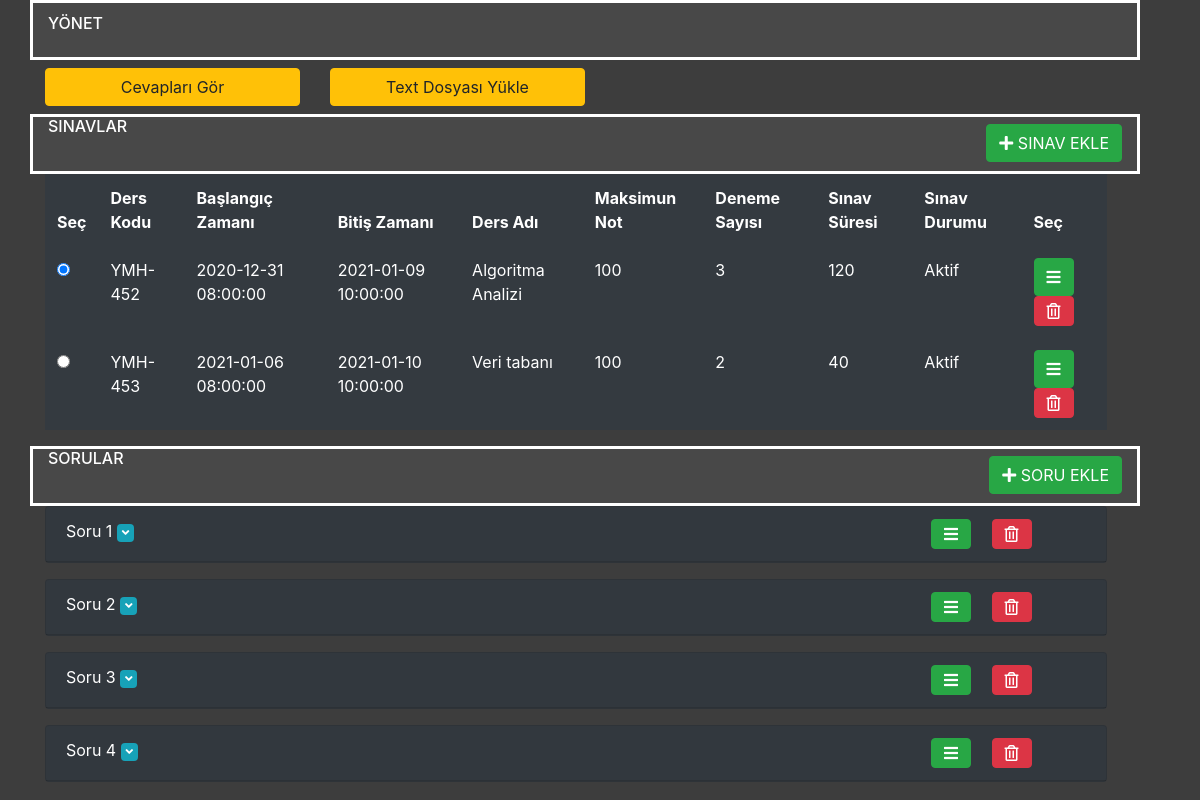
The app's page /teacher/index.php?radioValue=YMH-452 with its own data.
### tables this page shows
CREATE TABLE `examTable` (
  `examId` varchar(10) NOT NULL,
  `startTime` datetime NOT NULL,
  `endTime` datetime NOT NULL,
  `examName` text NOT NULL,
  `maxMark` smallint NOT NULL,
  `maxEntry` smallint NOT NULL,
  `maxTime` int NOT NULL,
  `activation` tinyint(1) NOT NULL
);

CREATE TABLE `questionTable` (
  `examId` varchar(10) NOT NULL,
  `index` int NOT NULL,
  `question` text,
  `trueQuestion` text,
  `falseQuestion1` text,
  `falseQuestion2` text,
  `falseQuestion3` text,
  `falseQuestion4` text,
  `trueFalse` tinyint(1) DEFAULT NULL,
  `answer` text,
  `image` text
);

### teacher/index.php (the view, shortened to what this page needs)
<?php
include 'connect.php';
?>
<?php
$examTable = $conn->query("SELECT * FROM examTable", PDO::FETCH_ASSOC);
$radio=strval($_GET["radioValue"]) ;
$questionSql=$conn->prepare("SELECT * FROM questionTable WHERE examId  = :examId");
$questionSql->bindParam(":examId",$radio);
$questionSql->execute();
$questionSort= $questionSql->fetchAll();
?>
<!doctype html>
<html lang="en">
<head>
    <link rel="stylesheet" href="https://stackpath.bootstrapcdn.com/bootstrap/4.5.2/css/bootstrap.min.css">
    <link rel="stylesheet" href="https://pro.fontawesome.com/releases/v5.10.0/css/all.css" />
    <link rel="stylesheet" href="../air-datepicker-master/dist/css/datepicker.min.css">
    <link rel="stylesheet" href="index.css">
</head>
<body>
    <div class="container">
        <div class="row questionOptionBar mb-2">
               <h6> YÖNET</h6>
        </div>
        <div class=" row mb-2">
            <div class=" col-md-3">
                <a style="width:100% " class="btn btn-warning" href="management.php"> Cevapları  Gör </a>
            </div>
            <div class=" col-md-3">
                <a style="width:100% " class="btn btn-warning" href="addPdf.php"> Text Dosyası Yükle </a>
            </div>
        </div>
        <div class="row questionBar">
            <div class="col-md-4">
                <h6>SINAVLAR</h6>
            </div>
            <div class="col-md-8">
                <div class="d-flex justify-content-end ">
                    <button id="examAddModal"  class="btn btn-success "><i class="fas fa-plus"></i> SINAV EKLE</button>
                </div>
            </div>
        </div>
        <div class="row ">
            <div class="col mr-5">
                <table class="table table-borderless table-dark">
                    <thead>
                    <tr>
                        <th scope="col">Seç</th>
                        <th scope="col">Ders Kodu</th>
                        <th scope="col">Başlangıç Zamanı</th>
                        <th scope="col">Bitiş Zamanı</th>
                        <th scope="col">Ders Adı</th>
                        <th scope="col">Maksimun Not</th>
                        <th scope="col">Deneme Sayısı</th>
                        <th scope="col">Sınav Süresi</th>
                        <th scope="col">Sınav Durumu</th>
                        <th scope="col">Seç</th>
                    </tr>
                    </thead>
                    <tbody>
                    <?php if($examTable->rowCount()):?>
                 <?php foreach ($examTable as $row ):?>
                    <tr id="exam-<?php echo $row["examId"] ?>">
                        <th><input type="radio" id="radio"  name="examSelecet" value="<?php echo $row["examId"] ?>"  <?php if($_GET['radioValue'] == $row["examId"])  echo ' checked="checked"';?> ></th>
                        <td scope="row"><?php echo $row["examId"]?> </td>
                        <td><?php echo $row["startTime"]?></td>
                        <td><?php echo $row["endTime"]?></td>
                        <td><?php echo $row["examName"]?></td>
                        <td><?php echo $row["maxMark"]?></td>
                        <td><?php echo $row["maxEntry"]?></td>
                        <td><?php echo $row["maxTime"]?></td>
                        <td><?php echo $row["activation"] ?  "Aktif":"Pasif"; ?></td>
                        <td>
                            <button id="editExam" name="<?php echo $row["examId"]?>" type="submit" class="btn btn-success editExam"><i class="fas fa-bars"></i></button>
                            <button  id="<?php echo $row["examId"] ?>" type="submit" class="btn btn-danger far fa-trash-alt deleteExam "></button>
                        </td>
                    </tr>
                    <?php endforeach;?>
                    <?php endif;?>
                    </tbody>
                </table>
            </div>
        </div>
            <div class="row questionBar">
                <div class="col-md-4">
                    <h6>SORULAR</h6>
                </div>
                <div class="col-md-8">
                    <div class="d-flex justify-content-end ">
                        <button id="addQuestionBtn"  class="btn btn-success "><i class="fas fa-plus"></i> SORU EKLE</button>
                    </div>
                 </div>
            </div>
        <div class="row">
            <div class="col mr-5">
                <?php if($examTable->rowCount()):?>
                <?php foreach ($questionSort as $row ):?>
                        <?php  $i=$i+1;?>
                    <div  class="card text-white bg-dark mb-3">
                        <div id="card-<?php echo $i?>"  class="card-header">
                            Soru <?php echo $i;?> <span id="<?php echo $i?>" class="badge badge-info slidequestion"> <i id="angle-up-<?php echo $i?>" class="fas fa-angle-down"></i></span>
                            <div class="col-md-2 float-right">
                                <button id="<?php echo $row["index"]?>"  type="submit" class="btn btn-success  fas fa-bars"></button>
                                <button id="<?php echo $row["index"];?>"   style="margin-left: 1em"  type="submit" class="btn btn-danger far fa-trash-alt deletequestion "></button>
                            </div>
                        </div>
                    </div>
                <?php endforeach;?>
                <?php endif;?>
            </div>
        </div>
    </div>
</body>
</html>

### teacher/index.css (style rules this page uses)
body { background-color: #3D3D3D; }
td { color:white; }
.questionOptionBar { border-style: solid; width: 100%; background-color: #484848; color: white; height: 60px; padding-top: 1%; padding-left: 15px; }
.questionBar { border-style: solid; width: 100%; height: 60px; background-color: #484848; color: white; }
.questionBar button { margin-top: 1%; }
* { box-sizing: border-box; }

### records on screen
examtable: examId "☑", examId "YMH-452", startTime "2020-12-31 08:00:00", endTime "2021-01-09 10:00:00", examName "Algoritma Analizi", maxMark "100", maxEntry "3", maxTime "120", activation "Aktif"
examtable: examId "YMH-453", startTime "2021-01-06 08:00:00", endTime "2021-01-10 10:00:00", examName "Veri tabanı", maxMark "100", maxEntry "2", maxTime "40", activation "Aktif"
